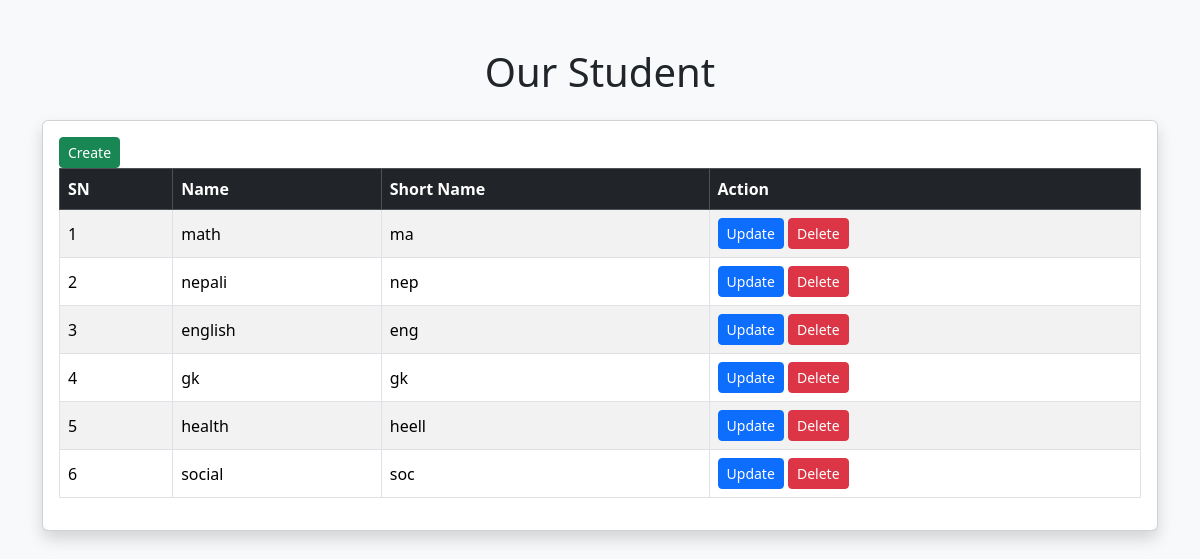
Page /school/subject/list on the committed database.
### school/models.py (models this page shows, shortened)
class Subject(models.Model):
    name = models.CharField(max_length=10)
    short_name = models.CharField(max_length=5, null=True, blank=True)
    class Meta:
        db_table = "subject"

### school/views.py (the view)
# urls.py: path('subject/list',SubjectView.as_view(), name="subject-list"),
class SubjectView(ListView):
    model = Subject
    template_name = "subject/index.html"
    context_object_name = "subject"

### school/templates/subject/index.html (shortened to what this page needs)
<!DOCTYPE html>
<html lang="en">
<head>
    <link href="https://cdn.jsdelivr.net/npm/bootstrap@5.3.3/dist/css/bootstrap.min.css" rel="stylesheet">
</head>
<body class="bg-light">
<div class="container mt-5">
    <h1 class="text-center mb-4">Our Student</h1>
    <div class="card shadow">
        <div class="card-body">
            <a href="{% url 'subject-create' %}"> <button class="btn btn-success btn-sm"> Create </button> </a>
            <div class="table-responsive">
                <table class="table table-bordered table-hover table-striped align-middle">
                    <thead class="table-dark">
                        <tr>
                            <th>SN</th>
                            <th>Name</th>
                            <th> Short Name</th>
                            <th>Action</th>
                        </tr>
                    </thead>
                    <tbody>
                        {% for i in subject %}
                        <tr>
                            <td>{{ forloop.counter }}</td>
                            <td>{{ i.name }}</td>
                            <td>{{ i.short_name }}</td>
                            <td>
                                   <a href="{% url 'subject-update' i.pk %}"> <button class="btn btn-primary btn-sm"> Update </button></a>
                                    <a href=""> <button class="btn btn-danger btn-sm"> Delete </button></a>
                            </td>
                        </tr>
                        {% empty %}
                        <tr>
                            <td colspan="5" class="text-center text-muted">
                                No student found.
                            </td>
                        </tr>
                        {% endfor %}
                    </tbody>
                </table>
            </div>
        </div>
    </div>
</div>
</body>
</html>

### rows in the picture
Subject: name "math", short_name "ma"
Subject: name "nepali", short_name "nep"
Subject: name "english", short_name "eng"
Subject: name "gk", short_name "gk"
Subject: name "health", short_name "heell"
Subject: name "social", short_name "soc"
